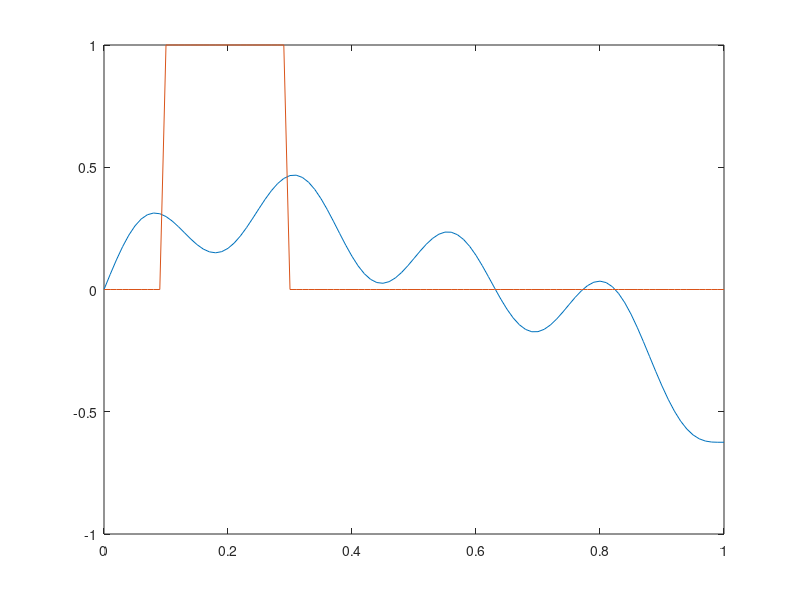

MATLAB code for this plot:
% This code solves the Advection-Diffusion Equation, 
%       u_t+au_x=bu_xx,  
% using a Fraction Step Method (discussed in Chpt 11 of FDM by Leveque).
% This method solves  u_t+au_x=0  over a time step k/2 to get a grid value
% U*.  U* is used in u_t=bu_xx over a second time step k/2 to get the grid
% value, U at time t_0+k.

% Upwind_Advection.m from ``Numerical Schemes'' will be borrowed for the
% advection part of this solver, and Two_Point_BVP_Centered_Difference.m
% for the diffusion.

a=0.0475;  % advection coefficient
b=1e-2;    % diffusion coefficient

f=@(x,t) sin(8*pi*x);

m=100;   % # spatial grid points
xend=1;    % final x value
h=xend/m;   % step size
x=(0:h:xend);   % x grid

n=1000;
tend=2;
k=tend/n;
t=(0:k:tend);

if (abs(a*k/h)>1)
	error(['Please select "a" smaller than ', num2str(h/k), '. ',...
        num2str(0.95*h/k), ' gives |ak/h|=0.95.']) % Upwind stable for |ak<h|<1
end

% Setup Centered Difference method for Diffusion

A=sparse(m+1,m+1);   % Sparse uses less memory than zeros
for i=2:m;       % Rows 1 and m+1 reserved for BC
    A(i,i)=2;    % main diagonal is 2
    A(i,i-1)=-1; % upper diagonal is -1
    A(i,i+1)=-1; % lower diagonal is -1
end
A=h^(-2)*A;

C=sparse(eye(m+1,m+1)+k*b*A);   % If F(1)=0, Dirichlet BC satisfied
C(m+1,m)=-1/h; C(m+1,m+1)=1/h;  % Neumann BC at x=1 (we will set F(m+1)=0)

% Advection, then Diffusion

u1=zeros(1,length(x));
u1(round(0.1*(length(x)/xend)+1):round(0.3*(length(x)/xend)))=1;
IC=u1;  % Save initial condition for plotting purposes

close all
figure

for i=1:n
	u0=u1;	% update (i-1)k solution vector
    if a>0
	u1(2:m)=u0(2:m)-(a*k/h)*(u0(2:m)-u0(1:m-1));  % upwind for a>0
    else
	u1(2:m)=u0(2:m)-(a*k/h)*(u0(3:m+1)-u0(2:m));  % upwind for a<0
    end
	u1(1)=0; 	% Dirichlet BC at x=0
    u1(m+1)=u1(m);  % Neumann BC at x=1
    F=zeros(m+1,1);   
    for j=2:m
        F(j)=k*f(x(j),t(i))+u0(j);   
    end
    u1=C\F; % centered difference for diffusion
    plot(x,u1); axis([0 1 -1 1]);
    pause(0.01)
end
plot(x,u1,x,IC)

